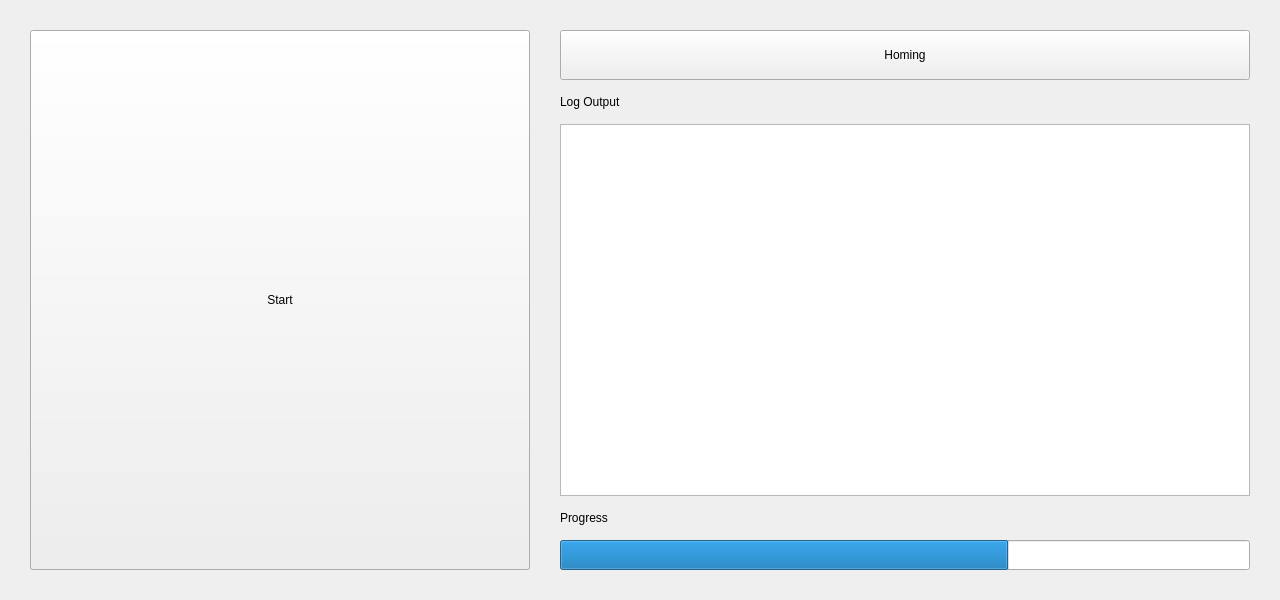
<?xml version="1.0" encoding="UTF-8"?>
<ui version="4.0">
 <class>HomeScreen</class>
 <widget class="QWidget" name="HomeScreen">
  <property name="geometry">
   <rect>
    <x>0</x>
    <y>0</y>
    <width>1280</width>
    <height>600</height>
   </rect>
  </property>
  <property name="windowTitle">
   <string>Home Screen</string>
  </property>

  <layout class="QVBoxLayout" name="mainLayout">
   <property name="spacing"><number>0</number></property>
   <property name="leftMargin"><number>0</number></property>
   <property name="topMargin"><number>0</number></property>
   <property name="rightMargin"><number>0</number></property>
   <property name="bottomMargin"><number>0</number></property>

   <item>
    <layout class="QHBoxLayout" name="contentLayout">
     <property name="spacing"><number>30</number></property>
     <property name="leftMargin"><number>30</number></property>
     <property name="topMargin"><number>30</number></property>
     <property name="rightMargin"><number>30</number></property>
     <property name="bottomMargin"><number>30</number></property>

     <!-- LEFT -->
     <item>
      <layout class="QVBoxLayout" name="leftButtonLayout">
       <property name="spacing"><number>30</number></property>

       <item>
        <widget class="QPushButton" name="controlButton">
         <property name="sizePolicy">
          <sizepolicy hsizetype="Expanding" vsizetype="Preferred">
           <horstretch>0</horstretch>
           <verstretch>0</verstretch>
          </sizepolicy>
         </property>
         <property name="minimumSize">
          <size><width>300</width><height>300</height></size>
         </property>
         <property name="maximumSize">
          <size><width>500</width><height>1000</height></size>
         </property>
         <property name="text"><string>Start</string></property>

         <!-- dynamic tags -->
         <property name="type" stdset="0"><string>primary</string></property>
        </widget>
       </item>
      </layout>
     </item>

     <!-- RIGHT -->
     <item>
      <layout class="QVBoxLayout" name="rightLayout">
       <property name="spacing"><number>15</number></property>

       <item>
        <layout class="QHBoxLayout" name="statusButtonsLayout">
         <property name="spacing"><number>30</number></property>

         <item>
          <widget class="QPushButton" name="homingButton">
           <property name="minimumSize">
            <size><width>0</width><height>50</height></size>
           </property>
           <property name="text"><string>Homing</string></property>
           <property name="type" stdset="0"><string>homing</string></property>
          </widget>
         </item>
        </layout>
       </item>

       <item>
        <widget class="QLabel" name="logOutputLabel">
         <property name="text"><string>Log Output</string></property>
         <property name="type" stdset="0"><string>sectionTitle</string></property>
        </widget>
       </item>

       <item>
        <widget class="QTextEdit" name="logText">
         <property name="readOnly"><bool>true</bool></property>
         <property name="type" stdset="0"><string>log</string></property>
        </widget>
       </item>

       <item>
        <widget class="QLabel" name="progressLabel">
         <property name="text"><string>Progress</string></property>
         <property name="type" stdset="0"><string>sectionTitle</string></property>
        </widget>
       </item>

       <item>
        <widget class="QProgressBar" name="progressBar">
         <property name="minimumSize">
          <size><width>0</width><height>30</height></size>
         </property>
         <property name="value"><number>65</number></property>
         <property name="textVisible"><bool>false</bool></property>
         <property name="type" stdset="0"><string>progress</string></property>
        </widget>
       </item>

      </layout>
     </item>
    </layout>
   </item>
  </layout>
 </widget>
 <resources/>
 <connections/>
</ui>
